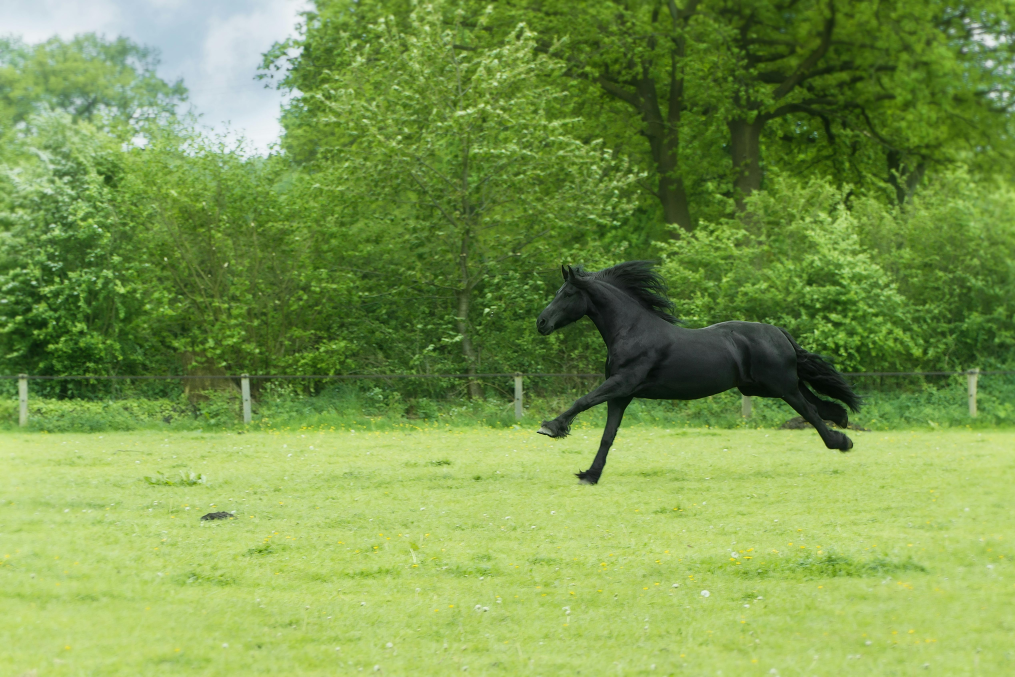
#> input picture presentations/01 - Introduction/Cavalo Preto.jpg, 5075 x 3383 px (shown at 1/5 size)
$ jupyter execute Introducao-image-proc.ipynb   (older library calls are emulated)
#> lines starting #> are read from the running program, lines starting #| are printed output that depends on the picture
# Prática: Breve introdução ao processamento de imagens

Bibliotecas interessantes:

- **Numpy**
- **OpenCV**
- imageio
- matplotlib

[cell 1]
# !pip install opencv-python

[cell 2]
# https://images.pexels.com/photos/101667/pexels-photo-101667.jpeg?auto=compress&cs=tinysrgb&w=1260&h=750&dpr=1

[cell 3]
import numpy as np
import imageio.v3 as imageio
import cv2
import matplotlib.pyplot as plt

img = cv2.imread('Cavalo Preto.jpg')
#> img is the input picture: shape (3383, 5075, 3); mean B, G, R 78.1, 154, 123.9

h, w = img.shape[:2]
#> h = 3383; w = 5075

print(f'Height = {h} Width = {w}')
#| Height = 3383 Width = 5075

[cell 4]
img.shape
#> Out = (3383, 5075, 3)

[cell 5]
plt.imshow(img)

[cell 6]
w_window = 800
h_window = 600

ratio = min(w_window / w, h_window / h)
#> ratio = 0.158

new_w = int(w * ratio)
#> new_w = 800
new_h = int(h * ratio)
#> new_h = 533

resized_img = cv2.resize(img, (new_w, new_h), interpolation=cv2.INTER_AREA)


cv2.imshow('', resized_img)

cv2.waitKey(0)

cv2.destroyAllWindows()

[cell 7]
img = cv2.cvtColor(img, cv2.COLOR_BGR2RGB)

[cell 8]
plt.imshow(img)

[cell 9]
(R, G, B) = cv2.split(img)

[cell 10]
np.zeros_like

[cell 11]
img_R = cv2.merge([R, np.zeros_like(G), np.zeros_like(B)])
img_G = cv2.merge([np.zeros_like(R), G, np.zeros_like(B)])
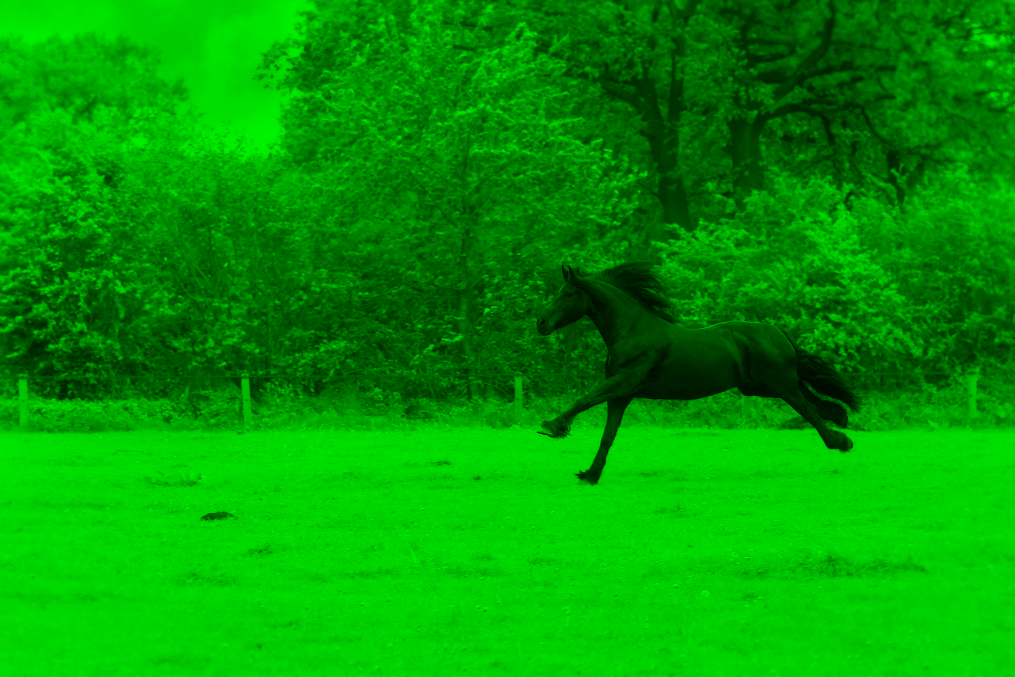
#> img_G: shape (3383, 5075, 3) (shown at 1/5 size); mean R, G, B 0, 154, 0
img_B = cv2.merge([np.zeros_like(R), np.zeros_like(G), B])
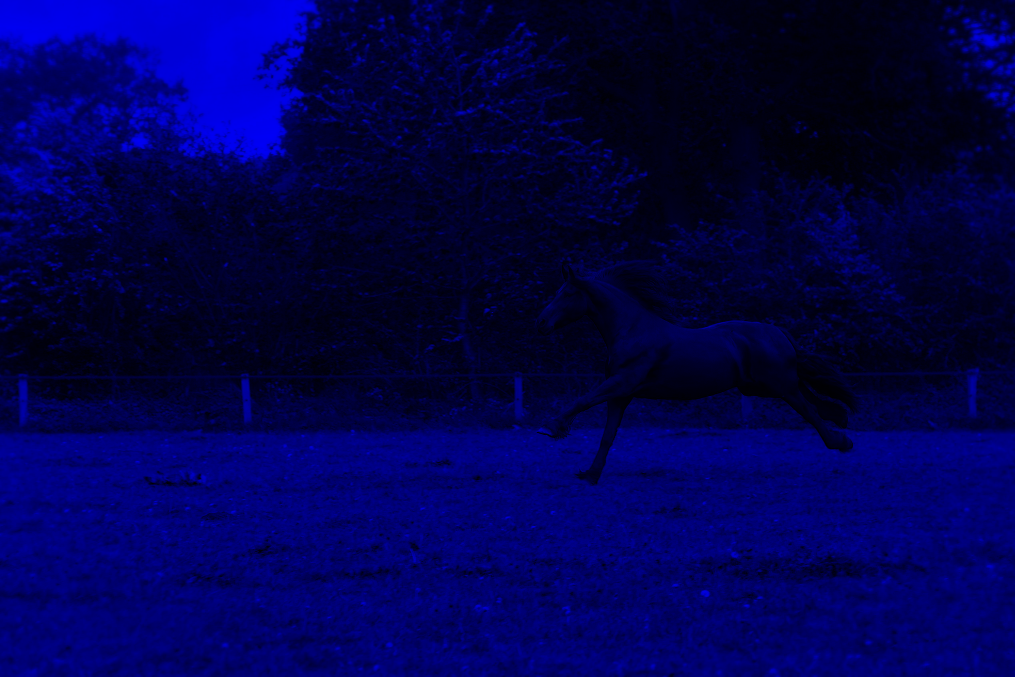
#> img_B: shape (3383, 5075, 3) (shown at 1/5 size); mean R, G, B 0, 0, 78.1

plt.figure(figsize=(20, 20))

plt.subplot(1, 3, 1)
plt.imshow(img_R)
plt.title('Red Channel')
plt.axis('off')

plt.subplot(1, 3, 2)
plt.imshow(img_G)
plt.title('Green Channel')
plt.axis('off')

plt.subplot(1, 3, 3)
plt.imshow(img_B)
plt.title('Blue Channel')
plt.axis('off')

plt.show()

[cell 12]
print(h, w)
#| 3383 5075

[cell 13]
roi = img[1000:2500, 2500: 4500]
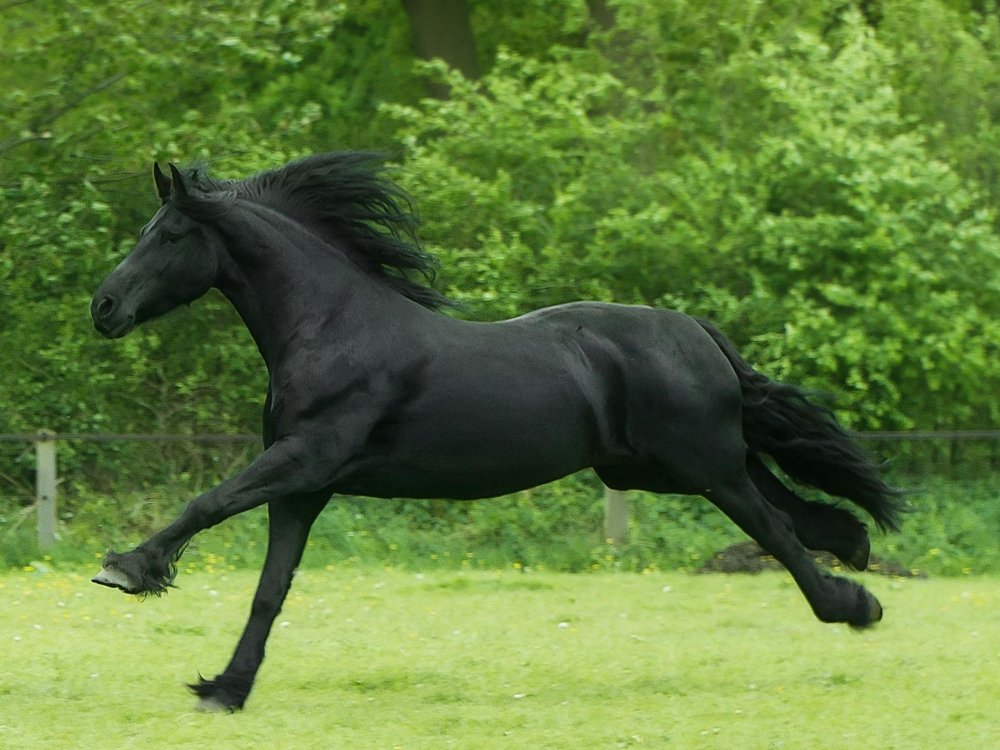
#> roi: shape (1500, 2000, 3) (shown at 1/2 size); mean R, G, B 96.2, 124.7, 60.2

plt.imshow(roi)
plt.axis('off')

[cell 14]
roi_gray = cv2.cvtColor(roi, cv2.COLOR_RGB2GRAY)


plt.imshow(roi_gray, cmap='gray')

[cell 15]
roi_blur = cv2.GaussianBlur(roi_gray, (51, 51), 0)
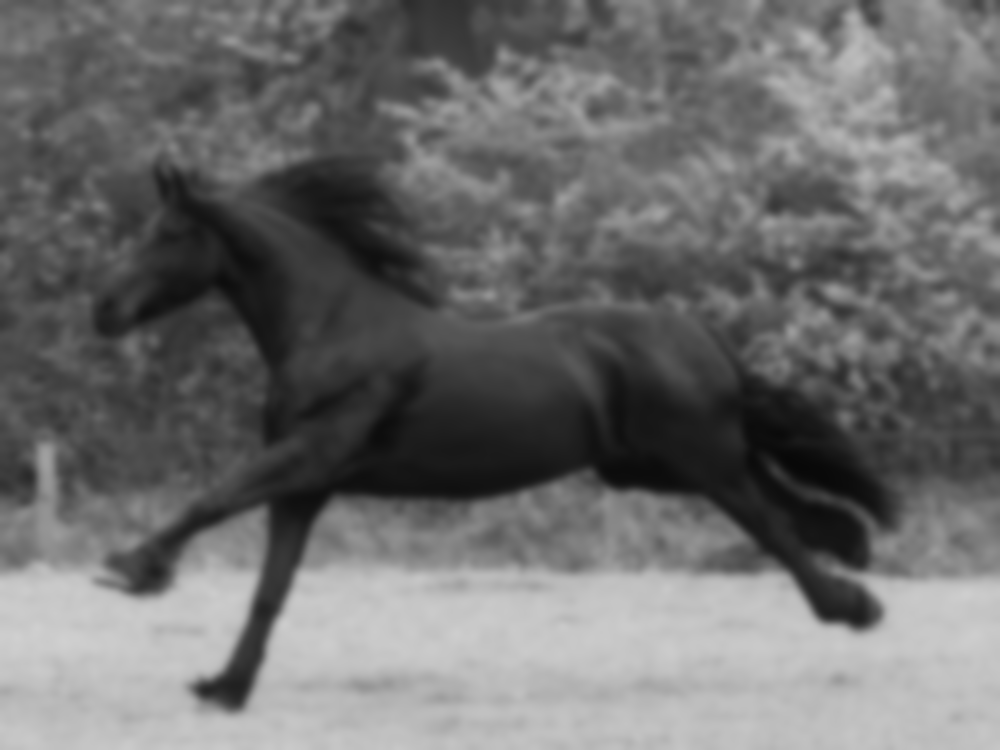
#> roi_blur: shape (1500, 2000) (shown at 1/2 size); min 8, max 208, mean 108.8

plt.imshow(roi_blur, cmap='gray')

[cell 16]
# Canny Edge Detection
edges = cv2.Canny(image=roi_blur, threshold1=10, threshold2=10) # Canny Edge Detection
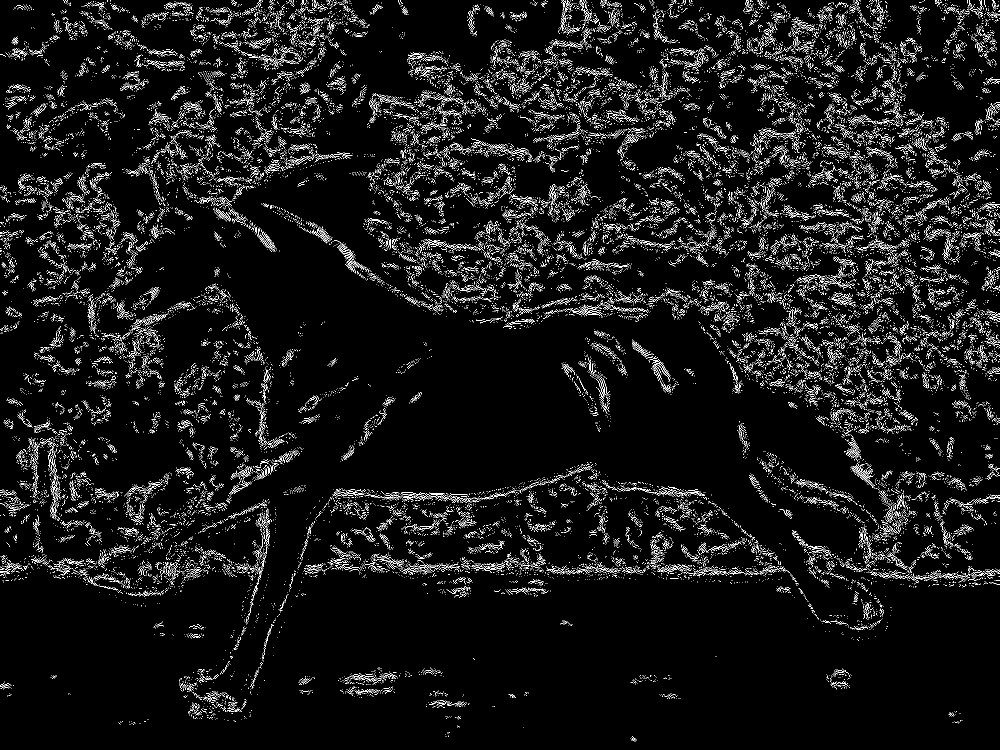
#> edges: shape (1500, 2000) (shown at 1/2 size); 5.1% white in thin lines or dots

plt.imshow(edges, cmap='gray')

[cell 17]
sobelx = cv2.Sobel(src=roi_blur, ddepth=cv2.CV_64F, dx=1, dy=0, ksize=5) # Sobel Edge Detection on the X axis
sobely = cv2.Sobel(src=roi_blur, ddepth=cv2.CV_64F, dx=0, dy=1, ksize=5) # Sobel Edge Detection on the Y axis
sobelxy = cv2.Sobel(src=roi_blur, ddepth=cv2.CV_64F, dx=1, dy=1, ksize=5) # Combined X and Y Sobel Edge Detection
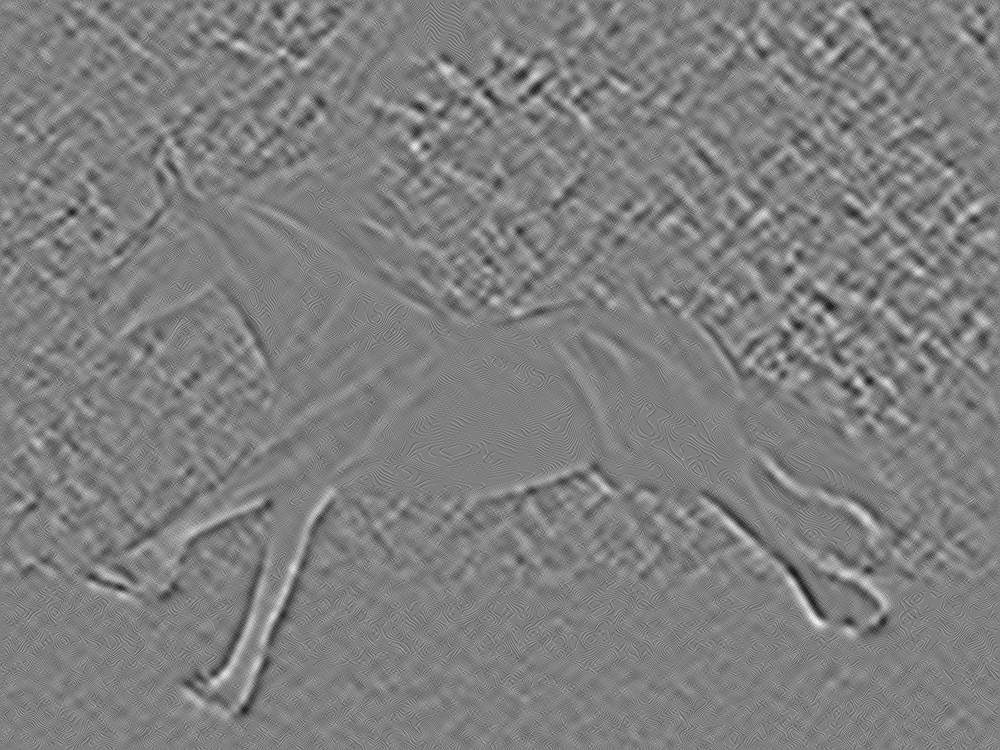
#> sobelxy: shape (1500, 2000) float64 (shown at 1/2 size); min -25, max 25, mean 0; drawn with min black and max white
